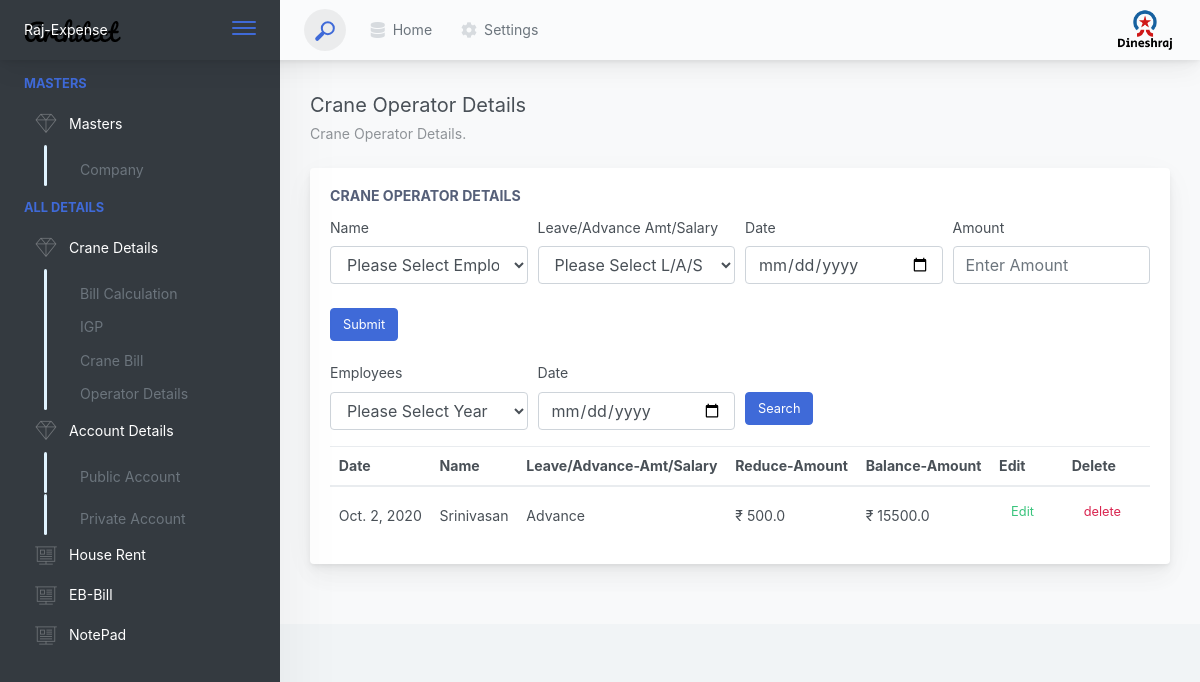
Screenshot of /dinesh/CraneOperatorDetails with the database file from the repository.
### dineshApp/models.py (models this page shows)
class CraneOperatorDetailsModel(models.Model):
    name = models.CharField(max_length=30)
    leave_advance = models.CharField(max_length=30)
    date = models.DateField()
    amount = models.FloatField()
    balance = models.FloatField(null=True)

### dineshApp/views.py (the view, shortened to what this page needs)
# urls.py: path('CraneOperatorDetails', views.CraneOperatorDetails.as_view()),
class CraneOperatorDetails(View):
    template_name = "CraneOperatorDetails.html"
    def get(self, request):
        employees = ['Srinivasan - (16000)', 'Rathanam - (15000)']
        leave_advance = ['Leave', 'Advance', 'Salary']
        employee_names = [ employees[0].split("-")[0].strip(), employees[1].split("-")[0].strip(), ]
        emp_name = request.GET.get("emp-name")
        emp_date = request.GET.get("emp-date")
        remaining_salary = ""
        if emp_name is not None and emp_date is not None:
            emp_date = datetime.strptime(emp_date, "%Y-%m-%d")
            crane_operators = CraneOperatorDetailsModel.objects.filter(name=emp_name).filter(date__month=emp_date.month).filter(date__year=emp_date.year).order_by('balance')
            remaining_salary = crane_operators[0] if crane_operators else ""
        else:
            crane_operators = CraneOperatorDetailsModel.objects.filter(date__month=date.today().month).filter(date__year=date.today().year)[::-1]
        datas = {
            "employees": employees,
            "leave_advance": leave_advance,
            "crane_operators": crane_operators,
            "employee_names": employee_names,
            "remaining_salary": remaining_salary,
            "emp_name": emp_name,
        }
        return render(request, template_name=self.template_name, context=datas)

### template/CraneOperatorDetails.html (shortened to what this page needs)
{% extends 'base.html' %}
{% load static %}
{% block content %}
<div>Crane Operator Details
  <div class="page-title-subheading">Crane Operator Details.</div>
</div>
</div>
</div>
<ul class="body-tabs body-tabs-layout tabs-animated body-tabs-animated nav">
</ul>
<div class="tab-content">
	<div class="tab-pane tabs-animation fade show active" id="tab-content-0" role="tabpanel">
		<div class="main-card mb-3 card">
			<div class="card-body">
				<h5 class="card-title">Crane Operator Details</h5>
				<form method="post" enctype="multipart/form-data">
					<div class="form-row">
            <div class="col-md-3">
              <div class="position-relative form-group">
                <label>Name</label>
                <select name="name" class="form-control" required>
                  <option>Please Select Employee</option>
                </select>
              </div>
            </div>
            <div class="col-md-3">
							<div class="position-relative form-group">
								<label>Leave/Advance Amt/Salary</label>
								<select name="leave_advance" class="form-control" required>
                  <option>Please Select L/A/S</option>
                </select>
							</div>
						</div>
            <div class="col-md-3">
							<div class="position-relative form-group">
								<label for="examplePassword11" class="">Date</label>
								<input type="date" required class="form-control" value="{{crane_operator_data_date}}" name="date">
							</div>
            </div>
            <div class="col-md-3">
							<div class="position-relative form-group">
								<label for="examplePassword11" class="">Amount</label>
								<input type="number" required class="form-control" name="amount" value="{{crane_operator_data.amount}}" placeholder="Enter Amount">
							</div>
            </div>
          </div>
					<button class="mt-2 btn btn-primary">Submit</button>
        </form>
                <br>
                <form>
                  <div class="form-row">
                    <div class="col-md-3">
                      <div class="position-relative form-group">
                        <label>Employees</label>
                        <select name="emp-name" class="form-control" required>
                          <option value="">Please Select Year</option>
                        </select>
                      </div>
                    </div>
                    <div class="col-md-3">
                      <div class="position-relative form-group">
                        <label>Date</label>
                        <input type="date" class="form-control" name="emp-date" required>
                      </div>
                    </div>
                    <div class="col-md-3"> <br>
                      <button class="mt-2 btn btn-primary">Search</button>
                    </div>
                  </div>
                </form>
                <div class="table-responsive">
                    <table class="mb-0 table">
                        <thead>
                        <tr>
                            <th>Date</th>
                            <th>Name</th>
                            <th>Leave/Advance-Amt/Salary</th>
                            <th>Reduce-Amount</th>
                            <th>Balance-Amount</th>
                            <th>Edit</th>
                            <th>Delete</th>
                        </tr>
                        </thead>
                        <tbody>
                            {% for crane in crane_operators %}
                                <tr>
                                    <td>{{ crane.date }}</td>
                                    <td>{{ crane.name }}</td>
                                    <td>{{ crane.leave_advance }}</td>
                                    <td>&#8377; {{ crane.amount }}</td>
                                    <td>&#8377; {{ crane.balance }}</td>
                                    <td>
                                      <a href="/dinesh/CraneOperatorDetailsEdit/{{crane.id}}" class="mb-2 mr-2 border-0 btn-transition btn btn-outline-success">Edit</a>
                                    </td>
                                    <td>
                                      <a href="/dinesh/CraneOperatorDetailsDelete/{{crane.id}}" class="mb-2 mr-2 border-0 btn-transition btn btn-outline-danger">delete</a>
                                    </td>
                                </tr>
                            {% endfor %}
                        </tbody>
                    </table>
                </div>
			</div>
		</div>
</div>
</div>
{% endblock %}

### rows the page displays
CraneOperatorDetailsModel: date "Oct. 2, 2020", name "Srinivasan", leave_advance "Advance", amount "500.0", balance "15500.0"
